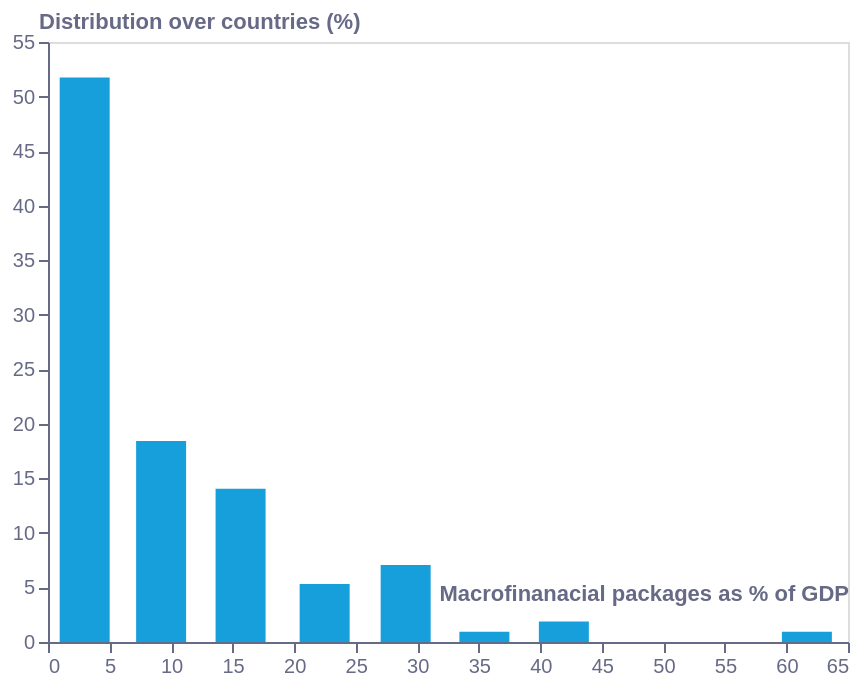

Vega-Lite specification for this chart:
### Vega-Lite specification from a JSON file in a GitHub repository (floating-point values rounded to 4 significant figures)
{"config": {"view": {"continuousWidth": 400, "continuousHeight": 300}}, "data": {"name": "data-43e9303e838de33cdf418ace35da1caf"}, "mark": {"type": "bar", "color": "#179FDB", "width": 25}, "encoding": {"x": {"axis": {"domainColor": "#676A86", "grid": false, "labelAngle": 0, "labelColor": "#676A86", "orient": "bottom", "tickColor": "#676A86", "tickCount": 10, "title": "Macrofinanacial packages as % of GDP", "titleAlign": "right", "titleAnchor": "end", "titleColor": "#676A86", "titleY": -30}, "field": "gx", "sort": [], "type": "quantitative"}, "y": {"axis": {"domainColor": "#676A86", "grid": false, "labelColor": "#676A86", "tickColor": "#676A86", "title": "Distribution over countries (%)", "titleAlign": "left", "titleAngle": 0, "titleBaseline": "bottom", "titleColor": "#676A86", "titleX": -5, "titleY": -5}, "field": "gy", "sort": [], "type": "quantitative"}}, "$schema": "https://vega.github.io/schema/vega-lite/v5.json", "datasets": {"data-43e9303e838de33cdf418ace35da1caf": [{"x1": 0.1128, "y1": 3.22, "x2": 0.7414, "y2": 4.409, "x3": 0.1159, "y3": 1.964, "gx": 2.981, "gy": 51.75, "x": 1.0, "y2r": 4.339, "y3r": 1.947}, {"x1": 0.7414, "y1": 3.176, "x2": 1.999, "y2": 4.27, "x3": 2.203, "y3": 1.913, "gx": 9.19, "gy": 18.41, "x": 2.0, "y2r": 4.248, "y3r": 1.93}, {"x1": 1.37, "y1": 3.111, "x2": 2.392, "y2": 4.226, "x3": 7.247, "y3": 1.631, "gx": 15.65, "gy": 14.05, "x": 3.0, "y2r": 4.153, "y3r": 1.866}, {"x1": 1.999, "y1": 3.068, "x2": 3.57, "y2": 4.079, "x3": 11.3, "y3": 1.375, "gx": 22.48, "gy": 5.309, "x": 4.0, "y2r": 3.996, "y3r": 1.819}, {"x1": 2.627, "y1": 3.029, "x2": 3.963, "y2": 4.035, "x3": 15.42, "y3": 1.004, "gx": 29.06, "gy": 7.056, "x": 5.0, "y2r": 3.957, "y3r": 1.772}, {"x1": 3.256, "y1": 2.964, "x2": 5.142, "y2": 3.918, "x3": 20.17, "y3": 0.4661, "gx": 35.46, "gy": 0.9409, "x": 6.0, "y2r": 3.797, "y3r": 1.725}, {"x1": 3.885, "y1": 2.92, "x2": 5.613, "y2": 3.853, "x3": 24.23, "y3": -0.02049, "gx": 41.91, "gy": 1.882, "x": 7.0, "y2r": 3.714, "y3r": 1.678}, {"x1": 4.513, "y1": 2.873, "x2": 6.714, "y2": 3.74, "x3": 32.0, "y3": -1.07, "gx": 61.66, "gy": 0.9409, "x": 8.0, "y2r": 3.628, "y3r": 1.58}, {"x1": 5.142, "y1": 2.812, "x2": 7.185, "y2": 3.688, "x3": 39.19, "y3": -2.069, "gx": null, "gy": null, "x": 9.0, "y2r": 3.483, "y3r": 1.529}, {"x1": 5.771, "y1": 2.768, "x2": 8.442, "y2": 3.567, "x3": 45.16, "y3": -2.901, "gx": null, "gy": null, "x": 10.0, "y2r": 3.451, "y3r": 1.478}, {"x1": 6.399, "y1": 2.708, "x2": 8.992, "y2": 3.515, "x3": 51.31, "y3": -3.798, "gx": null, "gy": null, "x": 11.0, "y2r": 3.351, "y3r": 1.426}, {"x1": 6.949, "y1": 2.682, "x2": 10.17, "y2": 3.419, "x3": 57.86, "y3": -4.745, "gx": null, "gy": null, "x": 12.0, "y2r": 3.269, "y3r": 1.301}, {"x1": 7.657, "y1": 2.608, "x2": 11.77, "y2": 3.283, "x3": 64.06, "y3": -5.667, "gx": null, "gy": null, "x": 13.0, "y2r": 3.217, "y3r": 1.227}, {"x1": 8.207, "y1": 2.577, "x2": 12.29, "y2": 3.254, "x3": null, "y3": null, "gx": null, "gy": null, "x": 14.0, "y2r": 3.15, "y3r": 1.152}, {"x1": 8.914, "y1": 2.504, "x2": 13.39, "y2": 3.179, "x3": null, "y3": null, "gx": null, "gy": null, "x": 15.0, "y2r": 3.081, "y3r": 1.078}, {"x1": 9.542, "y1": 2.465, "x2": 14.02, "y2": 3.121, "x3": null, "y3": null, "gx": null, "gy": null, "x": 16.0, "y2r": 2.974, "y3r": 0.9142}, {"x1": 10.17, "y1": 2.417, "x2": 15.23, "y2": 3.04, "x3": null, "y3": null, "gx": null, "gy": null, "x": 17.0, "y2r": 2.922, "y3r": 0.8246}, {"x1": 10.83, "y1": 2.363, "x2": 15.75, "y2": 3.011, "x3": null, "y3": null, "gx": null, "gy": null, "x": 18.0, "y2r": 2.886, "y3r": 0.735}, {"x1": 11.59, "y1": 2.295, "x2": 16.96, "y2": 2.936, "x3": null, "y3": null, "gx": null, "gy": null, "x": 19.0, "y2r": 2.851, "y3r": 0.6453}, {"x1": 12.14, "y1": 2.265, "x2": 17.48, "y2": 2.907, "x3": null, "y3": null, "gx": null, "gy": null, "x": 20.0, "y2r": 2.807, "y3r": 0.5557}, {"x1": 12.82, "y1": 2.201, "x2": 18.81, "y2": 2.864, "x3": null, "y3": null, "gx": null, "gy": null, "x": 21.0, "y2r": 2.764, "y3r": 0.3688}, {"x1": 13.47, "y1": 2.152, "x2": 19.29, "y2": 2.838, "x3": null, "y3": null, "gx": null, "gy": null, "x": 22.0, "y2r": 2.721, "y3r": 0.2714}, {"x1": 14.07, "y1": 2.097, "x2": 20.54, "y2": 2.777, "x3": null, "y3": null, "gx": null, "gy": null, "x": 23.0, "y2r": 2.69, "y3r": 0.1741}, {"x1": 14.73, "y1": 2.048, "x2": 21.02, "y2": 2.751, "x3": null, "y3": null, "gx": null, "gy": null, "x": 24.0, "y2r": 2.66, "y3r": 0.07682}, {"x1": 15.36, "y1": 1.996, "x2": 28.17, "y2": 2.508, "x3": null, "y3": null, "gx": null, "gy": null, "x": 25.0, "y2r": 2.63, "y3r": -0.1371}, {"x1": 16.01, "y1": 1.947, "x2": 29.97, "y2": 2.473, "x3": null, "y3": null, "gx": null, "gy": null, "x": 26.0, "y2r": 2.599, "y3r": -0.2538}, {"x1": 16.61, "y1": 1.892, "x2": 31.78, "y2": 2.439, "x3": null, "y3": null, "gx": null, "gy": null, "x": 27.0, "y2r": 2.569, "y3r": -0.3705}, {"x1": 17.27, "y1": 1.843, "x2": 33.59, "y2": 2.404, "x3": null, "y3": null, "gx": null, "gy": null, "x": 28.0, "y2r": 2.538, "y3r": -0.4871}, {"x1": 18.0, "y1": 1.785, "x2": 35.4, "y2": 2.369, "x3": null, "y3": null, "gx": null, "gy": null, "x": 29.0, "y2r": 2.491, "y3r": -0.6038}, {"x1": 18.66, "y1": 1.749, "x2": 37.2, "y2": 2.335, "x3": null, "y3": null, "gx": null, "gy": null, "x": 30.0, "y2r": 2.462, "y3r": -0.7204}, {"x1": 19.29, "y1": 1.705, "x2": 39.01, "y2": 2.3, "x3": null, "y3": null, "gx": null, "gy": null, "x": 31.0, "y2r": 2.45, "y3r": -0.8371}, {"x1": 19.92, "y1": 1.64, "x2": 40.82, "y2": 2.265, "x3": null, "y3": null, "gx": null, "gy": null, "x": 32.0, "y2r": 2.427, "y3r": -0.9538}, {"x1": 20.52, "y1": 1.611, "x2": 42.62, "y2": 2.23, "x3": null, "y3": null, "gx": null, "gy": null, "x": 33.0, "y2r": 2.416, "y3r": -1.195}, {"x1": 21.2, "y1": 1.565, "x2": 43.96, "y2": 2.222, "x3": null, "y3": null, "gx": null, "gy": null, "x": 34.0, "y2r": 2.392, "y3r": -1.32}, {"x1": 21.96, "y1": 1.497, "x2": 45.69, "y2": 2.196, "x3": null, "y3": null, "gx": null, "gy": null, "x": 35.0, "y2r": 2.381, "y3r": -1.445}, {"x1": 22.51, "y1": 1.467, "x2": 47.58, "y2": 2.161, "x3": null, "y3": null, "gx": null, "gy": null, "x": 36.0, "y2r": 2.358, "y3r": -1.57}, {"x1": 23.22, "y1": 1.393, "x2": 49.85, "y2": 2.126, "x3": null, "y3": null, "gx": null, "gy": null, "x": 37.0, "y2r": 2.346, "y3r": -1.695}, {"x1": 23.84, "y1": 1.358, "x2": 52.92, "y2": 2.092, "x3": null, "y3": null, "gx": null, "gy": null, "x": 38.0, "y2r": 2.323, "y3r": -1.819}, {"x1": 24.45, "y1": 1.299, "x2": 54.96, "y2": 2.057, "x3": null, "y3": null, "gx": null, "gy": null, "x": 39.0, "y2r": 2.311, "y3r": -1.944}, {"x1": 25.1, "y1": 1.25, "x2": 58.42, "y2": 2.022, "x3": null, "y3": null, "gx": null, "gy": null, "x": 40.0, "y2r": 2.282, "y3r": -2.188}, {"x1": 25.7, "y1": 1.195, "x2": 63.76, "y2": 1.953, "x3": null, "y3": null, "gx": null, "gy": null, "x": 41.0, "y2r": 2.254, "y3r": -2.307}, {"x1": 26.38, "y1": 1.149, "x2": 64.31, "y2": 1.953, "x3": null, "y3": null, "gx": null, "gy": null, "x": 42.0, "y2r": 2.242, "y3r": -2.426}, {"x1": 26.99, "y1": 1.094, "x2": null, "y2": null, "x3": null, "y3": null, "gx": null, "gy": null, "x": 43.0, "y2r": 2.226, "y3r": -2.545}, {"x1": 27.62, "y1": 1.055, "x2": null, "y2": null, "x3": null, "y3": null, "gx": null, "gy": null, "x": 44.0, "y2r": 2.213, "y3r": -2.664}, {"x1": 28.4, "y1": 0.9764, "x2": null, "y2": null, "x3": null, "y3": null, "gx": null, "gy": null, "x": 45.0, "y2r": 2.204, "y3r": -2.783}, {"x1": 29.03, "y1": 0.9374, "x2": null, "y2": null, "x3": null, "y3": null, "gx": null, "gy": null, "x": 46.0, "y2r": 2.184, "y3r": -3.029}, {"x1": 29.66, "y1": 0.8897, "x2": null, "y2": null, "x3": null, "y3": null, "gx": null, "gy": null, "x": 47.0, "y2r": 2.173, "y3r": -3.157}, {"x1": 30.31, "y1": 0.8362, "x2": null, "y2": null, "x3": null, "y3": null, "gx": null, "gy": null, "x": 48.0, "y2r": 2.149, "y3r": -3.286}, {"x1": 30.92, "y1": 0.7812, "x2": null, "y2": null, "x3": null, "y3": null, "gx": null, "gy": null, "x": 49.0, "y2r": 2.138, "y3r": -3.414}, {"x1": 31.57, "y1": 0.732, "x2": null, "y2": null, "x3": null, "y3": null, "gx": null, "gy": null, "x": 50.0, "y2r": 2.118, "y3r": -3.542}, {"x1": 32.17, "y1": 0.6727, "x2": null, "y2": null, "x3": null, "y3": null, "gx": null, "gy": null, "x": 51.0, "y2r": 2.109, "y3r": -3.67}, {"x1": 32.8, "y1": 0.638, "x2": null, "y2": null, "x3": null, "y3": null, "gx": null, "gy": null, "x": 52.0, "y2r": 2.1, "y3r": -3.933}, {"x1": 33.59, "y1": 0.5599, "x2": null, "y2": null, "x3": null, "y3": null, "gx": null, "gy": null, "x": 53.0, "y2r": 2.08, "y3r": -4.068}, {"x1": 34.14, "y1": 0.5295, "x2": null, "y2": null, "x3": null, "y3": null, "gx": null, "gy": null, "x": 54.0, "y2r": 2.068, "y3r": -4.204}, {"x1": 34.82, "y1": 0.4659, "x2": null, "y2": null, "x3": null, "y3": null, "gx": null, "gy": null, "x": 55.0, "y2r": 2.05, "y3r": -4.339}, {"x1": 35.47, "y1": 0.4167, "x2": null, "y2": null, "x3": null, "y3": null, "gx": null, "gy": null, "x": 56.0, "y2r": 2.043, "y3r": -4.474}, {"x1": 36.08, "y1": 0.3618, "x2": null, "y2": null, "x3": null, "y3": null, "gx": null, "gy": null, "x": 57.0, "y2r": 2.036, "y3r": -4.61}, {"x1": 36.76, "y1": 0.3155, "x2": null, "y2": null, "x3": null, "y3": null, "gx": null, "gy": null, "x": 58.0, "y2r": 2.029, "y3r": -4.86}, {"x1": 37.36, "y1": 0.2519, "x2": null, "y2": null, "x3": null, "y3": null, "gx": null, "gy": null, "x": 59.0, "y2r": 2.011, "y3r": -4.976}, {"x1": 37.99, "y1": 0.2215, "x2": null, "y2": null, "x3": null, "y3": null, "gx": null, "gy": null, "x": 60.0, "y2r": 1.999, "y3r": -5.091}, {"x1": 38.54, "y1": 0.1824, "x2": null, "y2": null, "x3": null, "y3": null, "gx": null, "gy": null, "x": 61.0, "y2r": 1.987, "y3r": -5.206}, {"x1": 39.25, "y1": 0.1087, "x2": null, "y2": null, "x3": null, "y3": null, "gx": null, "gy": null, "x": 62.0, "y2r": 1.976, "y3r": -5.321}, {"x1": 39.87, "y1": 0.06094, "x2": null, "y2": null, "x3": null, "y3": null, "gx": null, "gy": null, "x": 63.0, "y2r": 1.964, "y3r": -5.437}, {"x1": 40.48, "y1": 0.02044, "x2": null, "y2": null, "x3": null, "y3": null, "gx": null, "gy": null, "x": 64.0, "y2r": 1.953, "y3r": -5.552}, {"x1": 41.05, "y1": -0.03741, "x2": null, "y2": null, "x3": null, "y3": null, "gx": null, "gy": null, "x": 65.0, "y2r": 1.953, "y3r": -5.667}, {"x1": 41.73, "y1": -0.08948, "x2": null, "y2": null, "x3": null, "y3": null, "gx": null, "gy": null, "x": null, "y2r": null, "y3r": null}, {"x1": 42.39, "y1": -0.1386, "x2": null, "y2": null, "x3": null, "y3": null, "gx": null, "gy": null, "x": null, "y2r": null, "y3r": null}, {"x1": 42.99, "y1": -0.1936, "x2": null, "y2": null, "x3": null, "y3": null, "gx": null, "gy": null, "x": null, "y2r": null, "y3r": null}, {"x1": 43.65, "y1": -0.2471, "x2": null, "y2": null, "x3": null, "y3": null, "gx": null, "gy": null, "x": null, "y2r": null, "y3r": null}, {"x1": 44.28, "y1": -0.2948, "x2": null, "y2": null, "x3": null, "y3": null, "gx": null, "gy": null, "x": null, "y2r": null, "y3r": null}, {"x1": 44.93, "y1": -0.344, "x2": null, "y2": null, "x3": null, "y3": null, "gx": null, "gy": null, "x": null, "y2r": null, "y3r": null}, {"x1": 45.69, "y1": -0.412, "x2": null, "y2": null, "x3": null, "y3": null, "gx": null, "gy": null, "x": null, "y2r": null, "y3r": null}, {"x1": 46.32, "y1": -0.451, "x2": null, "y2": null, "x3": null, "y3": null, "gx": null, "gy": null, "x": null, "y2r": null, "y3r": null}, {"x1": 46.95, "y1": -0.4988, "x2": null, "y2": null, "x3": null, "y3": null, "gx": null, "gy": null, "x": null, "y2r": null, "y3r": null}, {"x1": 47.6, "y1": -0.5523, "x2": null, "y2": null, "x3": null, "y3": null, "gx": null, "gy": null, "x": null, "y2r": null, "y3r": null}, {"x1": 48.2, "y1": -0.6072, "x2": null, "y2": null, "x3": null, "y3": null, "gx": null, "gy": null, "x": null, "y2r": null, "y3r": null}, {"x1": 48.86, "y1": -0.6564, "x2": null, "y2": null, "x3": null, "y3": null, "gx": null, "gy": null, "x": null, "y2r": null, "y3r": null}, {"x1": 49.46, "y1": -0.7157, "x2": null, "y2": null, "x3": null, "y3": null, "gx": null, "gy": null, "x": null, "y2r": null, "y3r": null}, {"x1": 50.09, "y1": -0.7504, "x2": null, "y2": null, "x3": null, "y3": null, "gx": null, "gy": null, "x": null, "y2r": null, "y3r": null}, {"x1": 50.88, "y1": -0.8285, "x2": null, "y2": null, "x3": null, "y3": null, "gx": null, "gy": null, "x": null, "y2r": null, "y3r": null}, {"x1": 51.43, "y1": -0.8589, "x2": null, "y2": null, "x3": null, "y3": null, "gx": null, "gy": null, "x": null, "y2r": null, "y3r": null}, {"x1": 52.11, "y1": -0.9225, "x2": null, "y2": null, "x3": null, "y3": null, "gx": null, "gy": null, "x": null, "y2r": null, "y3r": null}, {"x1": 52.76, "y1": -0.9717, "x2": null, "y2": null, "x3": null, "y3": null, "gx": null, "gy": null, "x": null, "y2r": null, "y3r": null}, {"x1": 53.36, "y1": -1.027, "x2": null, "y2": null, "x3": null, "y3": null, "gx": null, "gy": null, "x": null, "y2r": null, "y3r": null}, {"x1": 54.05, "y1": -1.073, "x2": null, "y2": null, "x3": null, "y3": null, "gx": null, "gy": null, "x": null, "y2r": null, "y3r": null}, {"x1": 54.65, "y1": -1.137, "x2": null, "y2": null, "x3": null, "y3": null, "gx": null, "gy": null, "x": null, "y2r": null, "y3r": null}, {"x1": 55.28, "y1": -1.167, "x2": null, "y2": null, "x3": null, "y3": null, "gx": null, "gy": null, "x": null, "y2r": null, "y3r": null}, {"x1": 55.83, "y1": -1.206, "x2": null, "y2": null, "x3": null, "y3": null, "gx": null, "gy": null, "x": null, "y2r": null, "y3r": null}, {"x1": 56.53, "y1": -1.28, "x2": null, "y2": null, "x3": null, "y3": null, "gx": null, "gy": null, "x": null, "y2r": null, "y3r": null}, {"x1": 57.08, "y1": -1.31, "x2": null, "y2": null, "x3": null, "y3": null, "gx": null, "gy": null, "x": null, "y2r": null, "y3r": null}, {"x1": 57.79, "y1": -1.384, "x2": null, "y2": null, "x3": null, "y3": null, "gx": null, "gy": null, "x": null, "y2r": null, "y3r": null}, {"x1": 58.42, "y1": -1.419, "x2": null, "y2": null, "x3": null, "y3": null, "gx": null, "gy": null, "x": null, "y2r": null, "y3r": null}, {"x1": 59.02, "y1": -1.478, "x2": null, "y2": null, "x3": null, "y3": null, "gx": null, "gy": null, "x": null, "y2r": null, "y3r": null}, {"x1": 59.68, "y1": -1.531, "x2": null, "y2": null, "x3": null, "y3": null, "gx": null, "gy": null, "x": null, "y2r": null, "y3r": null}, {"x1": 60.28, "y1": -1.582, "x2": null, "y2": null, "x3": null, "y3": null, "gx": null, "gy": null, "x": null, "y2r": null, "y3r": null}, {"x1": 60.96, "y1": -1.628, "x2": null, "y2": null, "x3": null, "y3": null, "gx": null, "gy": null, "x": null, "y2r": null, "y3r": null}, {"x1": 61.72, "y1": -1.679, "x2": null, "y2": null, "x3": null, "y3": null, "gx": null, "gy": null, "x": null, "y2r": null, "y3r": null}, {"x1": 62.35, "y1": -1.727, "x2": null, "y2": null, "x3": null, "y3": null, "gx": null, "gy": null, "x": null, "y2r": null, "y3r": null}, {"x1": 62.98, "y1": -1.77, "x2": null, "y2": null, "x3": null, "y3": null, "gx": null, "gy": null, "x": null, "y2r": null, "y3r": null}, {"x1": 63.53, "y1": -1.819, "x2": null, "y2": null, "x3": null, "y3": null, "gx": null, "gy": null, "x": null, "y2r": null, "y3r": null}, {"x1": 64.21, "y1": -1.86, "x2": null, "y2": null, "x3": null, "y3": null, "gx": null, "gy": null, "x": null, "y2r": null, "y3r": null}, {"x1": 64.71, "y1": -1.892, "x2": null, "y2": null, "x3": null, "y3": null, "gx": null, "gy": null, "x": null, "y2r": null, "y3r": null}]}}
